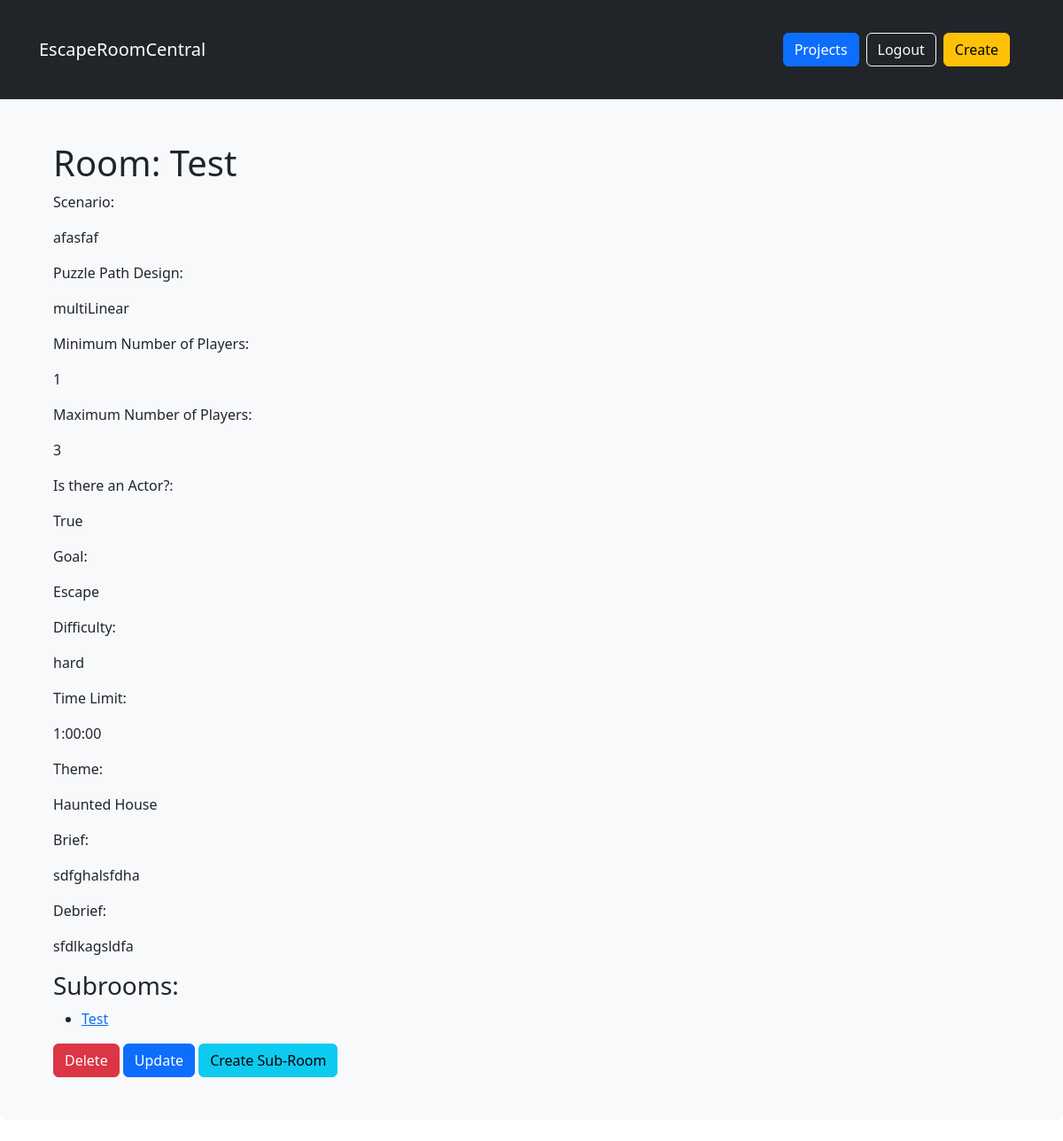
/rooms/by/ilias/1/ (signed in), run on the app's committed database.
### rooms/models.py (models this page shows)
class Room(models.Model):
    userId = models.ForeignKey(User, on_delete=models.CASCADE, related_name='rooms')
    title = models.CharField(max_length=50, blank=True, unique=True)
    scenario = models.TextField(blank=True, null=True)
    puzzlePathDesign = models.CharField(max_length=50,blank=True, choices=PUZZLE_CHOICES_LIST, null=True)
    minPlayers = models.PositiveSmallIntegerField(blank=True, validators = [MinValueValidator(1)], null=True)
    maxPlayers = models.PositiveSmallIntegerField(blank=True, null=True) #, validators = [MinValueValidator(int(minPlayers))]
    hasActor = models.BooleanField(default=False, null=True)
    goal = models.CharField(max_length=50,blank=True, null=True)
    difficulty = models.CharField(blank=True,max_length=50, choices=DIFFICULTY_CHOICES_LIST, null=True)
    timeLimit = models.DurationField(blank=True, null=True)
    theme = models.CharField(blank=True,max_length=50, null=True)
    brief = models.TextField(blank=True, null=True)
    debrief = models.TextField(blank=True, null=True)
    class Meta:
        unique_together = ['userId','title']

class SubRoom(models.Model):
    roomId = models.ForeignKey(Room, on_delete=models.CASCADE, related_name='subRooms')
    title = models.CharField(max_length=50, blank=True)

### rooms/views.py (the view)
# urls.py: path('by/<username>/<pk>/', views.RoomDetailView.as_view(), name='single'),
class RoomDetailView(LoginRequiredMixin, UserPassesTestMixin, generic.DetailView):
    model = models.Room
    def get_context_data(self, **kwargs):
        context = super().get_context_data(**kwargs)
        room = self.get_object()
        subrooms = room.subRooms.all()
        context["subrooms"] = subrooms
        return context
    """ def get_queryset(self):
        queryset = super().get_queryset()
        return queryset.filter(
            user__username__iexact=self.kwargs.get('username')
        ) """
    def test_func(self):
        return self.request.user.username == self.kwargs.get('username')

### rooms/templates/rooms/room_detail.html
{% extends 'base.html' %}
{% block content %}
    <div class='container'>
        <h1>Room: {{ room.title }}</h1>
        <p>Scenario:</p>
        <p>{{ room.scenario }}</p>
        <p>Puzzle Path Design:</p>
        <p>{{ room.puzzlePathDesign }}</p>
        <p>Minimum Number of Players:</p>
        <p>{{ room.minPlayers }}</p>
        <p>Maximum Number of Players:</p>
        <p>{{ room.maxPlayers }}</p>
        <p>Is there an Actor?:</p>
        <p>{{ room.hasActor }}</p>
        <p>Goal:</p>
        <p>{{ room.goal }}</p>
        <p>Difficulty:</p>
        <p>{{ room.difficulty }}</p>
        <p>Time Limit:</p>
        <p>{{ room.timeLimit }}</p>
        <p>Theme:</p>
        <p>{{ room.theme }}</p>
        <p>Brief:</p>
        <p>{{ room.brief }}</p>
        <p>Debrief:</p>
        <p>{{ room.debrief }}</p>
        <h3>Subrooms:</h3>
        <ul>
            {% for subroom in subrooms %}
                <li><a href="{% url 'rooms:subroom_single' username=user.username title=room.title pk=subroom.pk %}">{{ subroom.title }}</a></li>
            {% endfor %}
        </ul>
        <div class="media-footer">
            {% if user.is_authenticated and room.user == userId and not hide_delete %}
                <a href="{% url 'rooms:delete' pk=room.pk %}" title="delete" class="btn btn-danger">Delete</a>
            {% endif %}
            {% if user.is_authenticated and room.user == userId %}
                <a href="{% url 'rooms:update' username=user.username pk=room.pk %}" class='btn btn-primary'>Update</a>
            {% endif %}
            {% if user.is_authenticated and room.user == userId %}
                <a type="button" class="btn btn-info" href="{% url 'rooms:new_sub_room' pk=room.pk %}">Create Sub-Room</a>
            {% endif %}
        </div>
    </div>
{% endblock %}

### data on the page
Room: title "Test", scenario "afasfaf", puzzlePathDesign "multiLinear", minPlayers "1", maxPlayers "3", hasActor "True", goal "Escape", difficulty "hard", timeLimit "1:00:00", theme "Haunted House", brief "sdfghalsfdha", debrief "sfdlkagsldfa"
SubRoom: title "Test"
